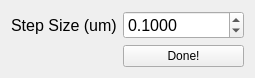
<?xml version="1.0" encoding="UTF-8"?>
<ui version="4.0">
 <class>Form</class>
 <widget class="QWidget" name="Form">
  <property name="geometry">
   <rect>
    <x>0</x>
    <y>0</y>
    <width>255</width>
    <height>75</height>
   </rect>
  </property>
  <property name="windowTitle">
   <string>Form</string>
  </property>
  <layout class="QFormLayout" name="formLayout">
   <item row="0" column="0">
    <widget class="QLabel" name="label">
     <property name="font">
      <font>
       <pointsize>12</pointsize>
      </font>
     </property>
     <property name="text">
      <string>Step Size (um)</string>
     </property>
    </widget>
   </item>
   <item row="1" column="1">
    <widget class="QPushButton" name="done_pushButton">
     <property name="text">
      <string>Done!</string>
     </property>
    </widget>
   </item>
   <item row="0" column="1">
    <widget class="QDoubleSpinBox" name="stepsize_doubleSpinBox">
     <property name="font">
      <font>
       <pointsize>12</pointsize>
      </font>
     </property>
     <property name="decimals">
      <number>4</number>
     </property>
     <property name="maximum">
      <double>100.000000000000000</double>
     </property>
     <property name="singleStep">
      <double>0.100000000000000</double>
     </property>
     <property name="value">
      <double>0.100000000000000</double>
     </property>
    </widget>
   </item>
  </layout>
 </widget>
 <resources/>
 <connections/>
</ui>
